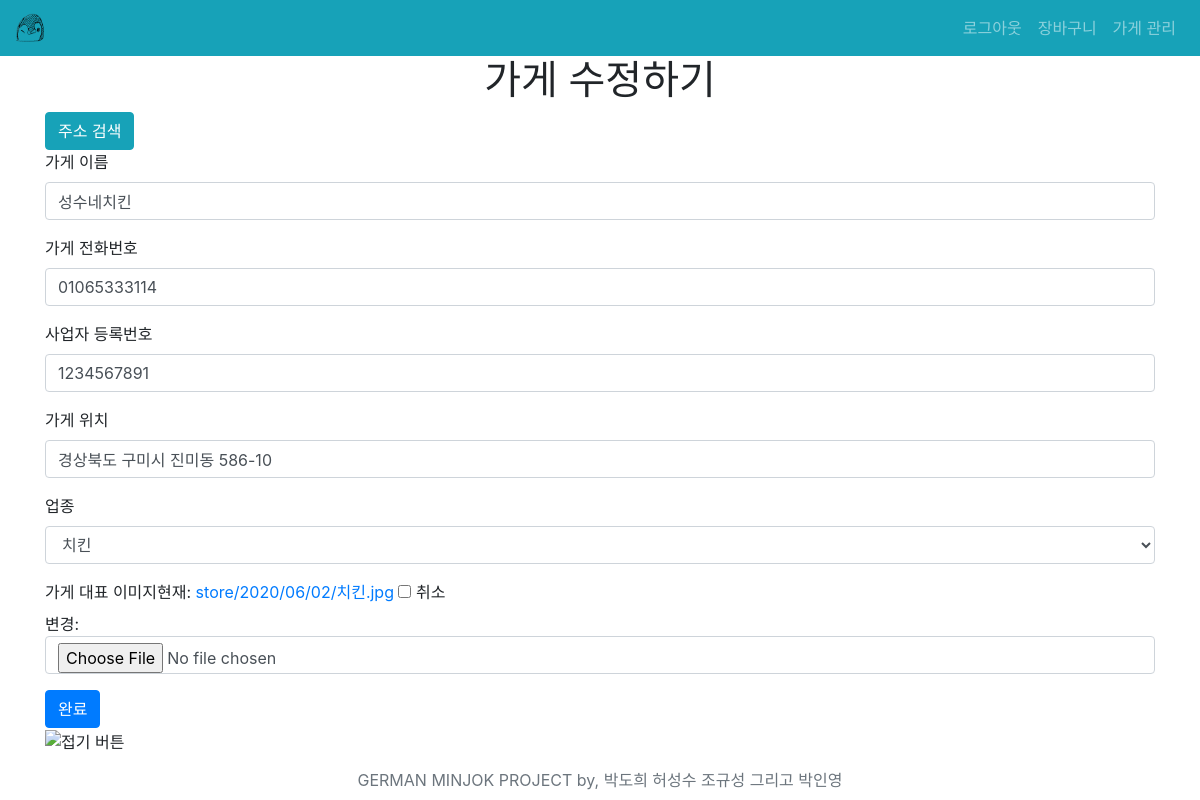
Screenshot of /ceos/update_store/1/ (signed in) with the database file from the repository.
### ceos/models.py (models this page shows)
class Store(models.Model):
    manager = models.ForeignKey(settings.AUTH_USER_MODEL, on_delete=models.CASCADE)
    store_name = models.CharField(max_length=50)
    store_phone = models.CharField(max_length=20)
    store_number = models.CharField(max_length=20)
    store_location = models.CharField(max_length=100)
    store_cartegory = models.IntegerField(default=0, choices=[
            (0, "한식"), (1, "중국집"), (2, "일식"), (3, "피자"), (4, "치킨")
        ])
    store_image = models.ImageField(blank=True, upload_to="store/%Y/%m/%d")
    orderlists = models.ManyToManyField(
            settings.AUTH_USER_MODEL,
            related_name="restaurant",
            through='OrderList',
        )
    reviews = models.ManyToManyField(
            settings.AUTH_USER_MODEL,
            related_name="orderedstore",
            through='reviews.Review',
        )

### ceos/views.py (the view)
# urls.py: path('update_store/<int:store_pk>/', views.update_store, name="update_store"),
@login_required
def update_store(request, store_pk):
    if request.user.auth_code == 2:
        store = get_object_or_404(Store, pk=store_pk)
        if request.user == store.manager:
            store_form = StoreForm(request.POST, instance=store)
            if store_form.is_valid():
                store = store_form.save(commit=False)
                store.manager = request.user
                store.save()
                return redirect('ceos:index')
            else:
                store_form = StoreForm(instance=store)
            context = {
                'store_form': store_form,
            }
            return render(request, 'ceos/form_store.html', context)
        else:
            return redirect('ceos:index')
    else:
        return redirect('main:index')

### ceos/forms.py
class StoreForm(forms.ModelForm):
    class Meta:
        model = Store
        fields = ['store_name', 'store_phone', 'store_number',
         'store_location', 'store_cartegory', 'store_image']
        labels = {'store_name': '가게 이름', 'store_phone': '가게 전화번호', 'store_number': '사업자 등록번호',
         'store_location': '가게 위치', 'store_cartegory': '업종', 'store_image': '가게 대표 이미지'}
    def __init__(self, *args, **kwargs):
        super(StoreForm, self).__init__(*args, **kwargs)
        self.fields['store_image'].required = False

### ceos/templates/ceos/form_store.html (shortened to what this page needs)
{% extends 'base.html' %} {% load static %}
{% block content %}
<link rel="stylesheet" href="{% static 'main/style.css' %}" type="text/css" media="screen">
    {% load bootstrap4 %}
    {% if request.resolver_match.url_name == 'create_store' %}
        <h1 class="text-center">가게 추가하기</h1>
    {% else %}
        <h1 class="text-center">가게 수정하기</h1>
    {% endif %}
    <form action="" method="POST" enctype="multipart/form-data">
        <input type="button" class="btn btn-info" id="btnSearch" value="주소 검색" /><br />
        {% bootstrap_form store_form %}
        <button class="btn btn-primary">완료</button>
        <div id="wrap" class="daum1">
            <img
               src="//t1.daumcdn.net/postcode/resource/images/close.png"
               id="btnFoldWrap" class="daum2" id="btnFoldWrap" alt="접기 버튼" />
        </div>
{% endblock %}

### rows the page displays
Store: store_name "성수네치킨", store_phone "01065333114", store_number "1234567891", store_location "경상북도 구미시 진미동 586-10", store_cartegory "치킨"
